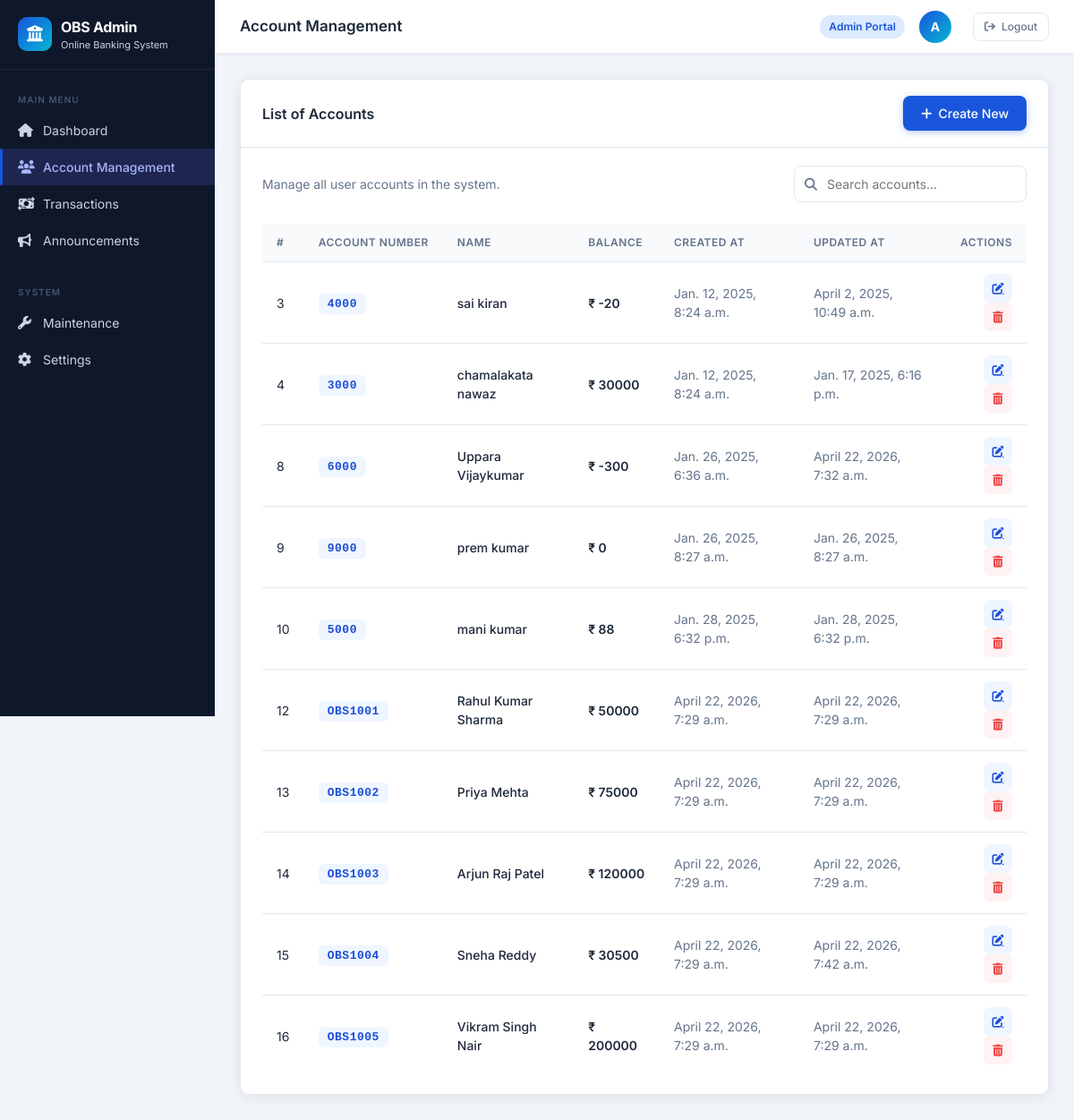
Screenshot of /account/ with the database file from the repository.
### application/models.py (models this page shows)
class account(models.Model):
    Account_number=models.CharField(max_length=50)
    First_name=models.CharField(max_length=50)
    Middle_name=models.CharField(max_length=50,blank=True)
    Last_name=models.CharField(max_length=50,blank=True)
    Email=models.EmailField(max_length=254)
    Password=models.CharField(max_length=50)
    Pin=models.CharField(max_length=50)
    Current_balance=models.IntegerField(default=0)
    Created_at=models.DateTimeField(auto_now_add=True)
    Updated_at=models.DateTimeField(auto_now=True)
    Deposit_amount=models.IntegerField(default=0)
    Dep_date=models.DateTimeField(auto_now_add=True)
    Withdraw_amount=models.IntegerField(default=0)
    With_date=models.DateTimeField(auto_now_add=True)
    Transfor_amount_from=models.IntegerField(default=0)

### application/views.py (the view)
# urls.py: path('account/', views.accounts, name='account'),
def accounts(request):
  query=request.GET.get('query','')
  if query:
    x=account.objects.filter(First_name=query)
  else:
    x=account.objects.all()
  return render(request,'account.html',{'x':x,'query':query})

### template/account.html (shortened to what this page needs)
<!DOCTYPE html>
{% load static %}
<html lang="en">
<head>
  <link rel="stylesheet" href="https://cdn.jsdelivr.net/npm/bootstrap@5.3.2/dist/css/bootstrap.min.css">
  <link rel="stylesheet" href="https://cdnjs.cloudflare.com/ajax/libs/font-awesome/6.5.0/css/all.min.css">
  <link href="{% static 'css/dash.css' %}" rel="stylesheet">
</head>
<body>
<div class="obs-wrapper">
  <aside class="obs-sidebar" id="sidebar">
    <a href="{% url 'dash' %}" class="sidebar-brand">
      <div class="brand-icon"><i class="fa-solid fa-building-columns"></i></div>
      <div class="brand-text">OBS Admin<span>Online Banking System</span></div>
    </a>
    <div class="sidebar-nav">
      <div class="sidebar-section-title">Main Menu</div>
      <a href="{% url 'dash' %}" class="sidebar-link">
        <i class="fa-solid fa-house"></i> Dashboard
      </a>
      <a href="{% url 'account' %}" class="sidebar-link active">
        <i class="fa-solid fa-users"></i> Account Management
      </a>
      <a href="{% url 'tran_admin' %}" class="sidebar-link">
        <i class="fa-solid fa-money-bill-transfer"></i> Transactions
      </a>
      <a href="{% url 'announcement' %}" class="sidebar-link">
        <i class="fa-solid fa-bullhorn"></i> Announcements
      </a>
      <div class="sidebar-section-title mt-3">System</div>
      <a href="#" class="sidebar-link">
        <i class="fa-solid fa-wrench"></i> Maintenance
      </a>
      <a href="#" class="sidebar-link">
        <i class="fa-solid fa-gear"></i> Settings
      </a>
    </div>
  </aside>
  <main class="obs-main">
    <header class="obs-topbar">
      <div class="topbar-left">
        <div class="topbar-title">Account Management</div>
      </div>
      <div class="topbar-right">
        <span class="topbar-badge">Admin Portal</span>
        <div class="topbar-avatar">A</div>
        <a href="{% url 'login' %}" class="obs-btn obs-btn-outline obs-btn-sm ms-2">
          <i class="fa-solid fa-arrow-right-from-bracket"></i> Logout
        </a>
      </div>
    </header>
    <div class="obs-content">
      <div class="obs-card mb-4">
        <div class="obs-card-header">
          <div class="obs-card-title">List of Accounts</div>
          <a href="{% url 'add_account' %}" class="obs-btn obs-btn-primary">
            <i class="fa-solid fa-plus"></i> Create New
          </a>
        </div>
        <div class="obs-card-body">
          <div class="d-flex justify-content-between align-items-center mb-4">
            <div style="font-size: 14px; color: var(--text-muted);">
              Manage all user accounts in the system.
            </div>
            <form action="{% url 'account' %}" method="get" class="obs-search">
              <i class="fa-solid fa-magnifying-glass"></i>
              <input type="text" value="{{query}}" name="query" placeholder="Search accounts...">
            </form>
          </div>
          <div class="obs-table-wrap">
            <table class="obs-table">
              <thead>
                <tr>
                  <th>#</th>
                  <th>Account Number</th>
                  <th>Name</th>
                  <th>Balance</th>
                  <th>Created At</th>
                  <th>Updated At</th>
                  <th class="text-end">Actions</th>
                </tr>
              </thead>
              <tbody>
                {% if x %}
                  {% for i in x %}
                  <tr>
                    <td>{{ i.id }}</td>
                    <td><span class="acc-badge">{{ i.Account_number }}</span></td>
                    <td style="font-weight: 500;">{{ i.First_name }} {{ i.Middle_name }} {{ i.Last_name }}</td>
                    <td style="font-weight: 600;">₹ {{ i.Current_balance }}</td>
                    <td style="color: var(--text-muted);">{{ i.Created_at }}</td>
                    <td style="color: var(--text-muted);">{{ i.Updated_at }}</td>
                    <td class="text-end">
                      <a href="{% url 'up_account' i.id %}" class="obs-btn-icon action-edit" title="Edit">
                        <i class="fa-solid fa-pen-to-square"></i>
                      </a>
                      <a href="{% url 'del_account' i.id %}" class="obs-btn-icon action-delete ms-1" title="Delete">
                        <i class="fa-solid fa-trash-can"></i>
                      </a>
                    </td>
                  </tr>
                  {% endfor %}
                {% else %}
                  <tr>
                    <td colspan="7" class="text-center py-4" style="color: var(--text-muted);">No accounts found.</td>
                  </tr>
                {% endif %}
              </tbody>
            </table>
          </div>
        </div>
      </div>
    </div>
  </main>
</div>
</body>
</html>

### rows the page displays
account: id "3", Account_number "4000", First_name "sai", Middle_name "kiran", Current_balance "-20", Created_at "Jan. 12, 2025, 8:24 a.m.", Updated_at "April 2, 2025, 10:49 a.m."
account: id "4", Account_number "3000", First_name "chamalakata", Middle_name "nawaz", Current_balance "30000", Created_at "Jan. 12, 2025, 8:24 a.m.", Updated_at "Jan. 17, 2025, 6:16 p.m."
account: id "8", Account_number "6000", First_name "Uppara", Last_name "Vijaykumar", Current_balance "-300", Created_at "Jan. 26, 2025, 6:36 a.m.", Updated_at "April 22, 2026, 7:32 a.m."
account: id "9", Account_number "9000", First_name "prem", Last_name "kumar", Current_balance "0", Created_at "Jan. 26, 2025, 8:27 a.m.", Updated_at "Jan. 26, 2025, 8:27 a.m."
account: id "10", Account_number "5000", First_name "mani", Middle_name "kumar", Current_balance "88", Created_at "Jan. 28, 2025, 6:32 p.m.", Updated_at "Jan. 28, 2025, 6:32 p.m."
account: id "12", Account_number "OBS1001", First_name "Rahul", Middle_name "Kumar", Last_name "Sharma", Current_balance "50000", Created_at "April 22, 2026, 7:29 a.m.", Updated_at "April 22, 2026, 7:29 a.m."
account: id "13", Account_number "OBS1002", First_name "Priya", Last_name "Mehta", Current_balance "75000", Created_at "April 22, 2026, 7:29 a.m.", Updated_at "April 22, 2026, 7:29 a.m."
account: id "14", Account_number "OBS1003", First_name "Arjun", Middle_name "Raj", Last_name "Patel", Current_balance "120000", Created_at "April 22, 2026, 7:29 a.m.", Updated_at "April 22, 2026, 7:29 a.m."
account: id "15", Account_number "OBS1004", First_name "Sneha", Last_name "Reddy", Current_balance "30500", Created_at "April 22, 2026, 7:29 a.m.", Updated_at "April 22, 2026, 7:42 a.m."
account: id "16", Account_number "OBS1005", First_name "Vikram", Middle_name "Singh", Last_name "Nair", Current_balance "200000", Created_at "April 22, 2026, 7:29 a.m.", Updated_at "April 22, 2026, 7:29 a.m."
